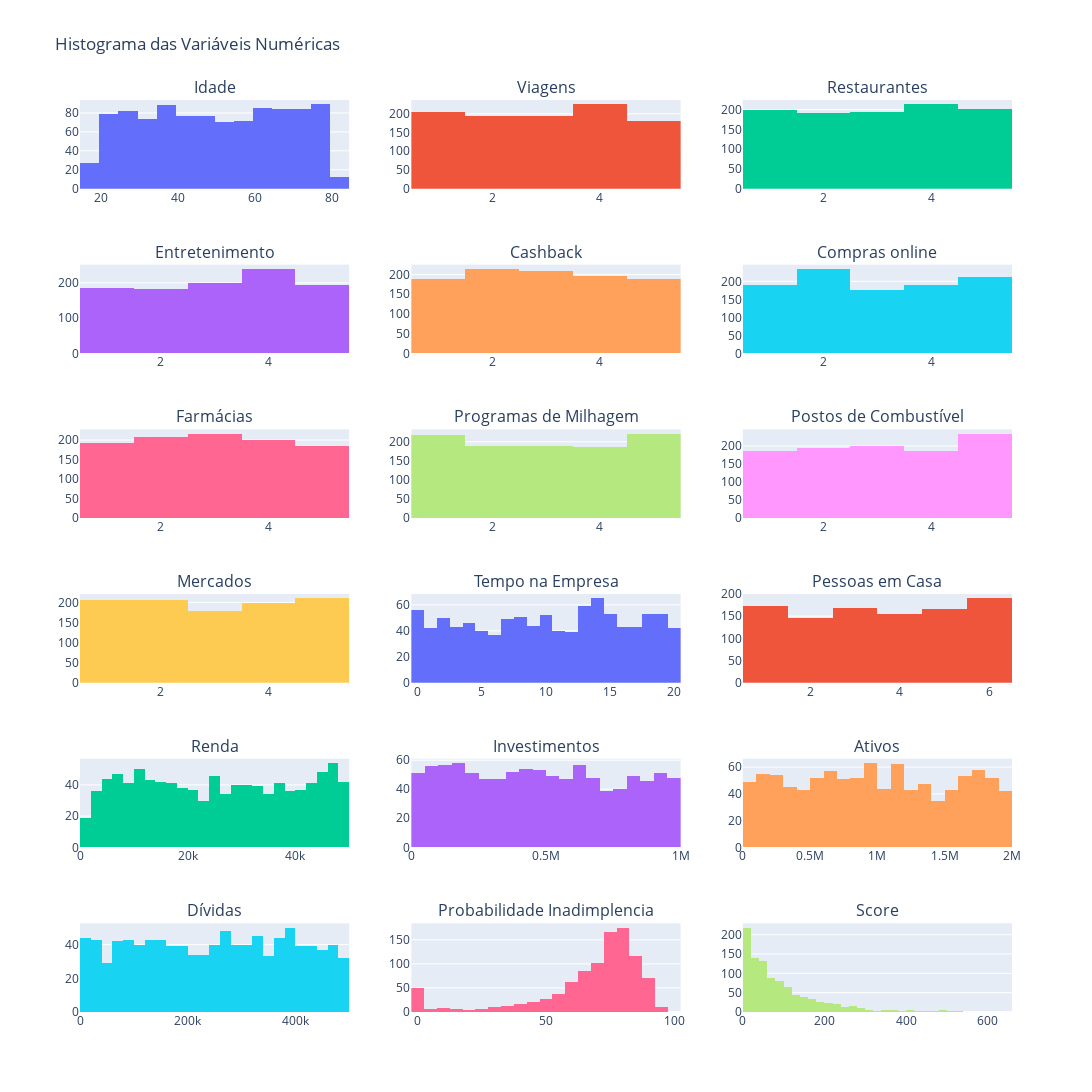

Notebook cell for this chart:
### Markdown cell above
### Apresentar histograma das variáveis numéricas

### Code cell
# Número de colunas desejadas
num_cols = 3

# Calcular o número de linhas necessárias
num_rows = math.ceil(len(num_vars) / num_cols)

# Criar subplots
fig = make_subplots(rows=num_rows, cols=num_cols, subplot_titles=num_vars)

# Adicionar histogramas para cada variável numérica
for i, var in enumerate(num_vars):
  row = (i // num_cols) + 1
  col = (i % num_cols) + 1
  fig.add_trace(
    go.Histogram(x=df_clientes[var], name=var),
    row=row, col=col
  )

# Atualizar layout
# Atualizar layout para remover a legenda
fig.update_layout(
  height=300*num_rows,
  width=1200,
  title_text="Histograma das Variáveis Numéricas",
  showlegend=False,
)

fig.show()

### Figure 1 — Plotly figure (JSON) as saved in the notebook; plotly's stock layout.template omitted (floating-point values rounded to 4 significant figures; data arrays with more than 128 entries replaced by an {"elided": "..."} marker saying what was removed)
{"data": [{"name": "Idade", "type": "histogram", "x": {"elided": "1000 int values"}, "xaxis": "x", "yaxis": "y"}, {"name": "Viagens", "type": "histogram", "x": {"elided": "1000 int values"}, "xaxis": "x2", "yaxis": "y2"}, {"name": "Restaurantes", "type": "histogram", "x": {"elided": "1000 int values"}, "xaxis": "x3", "yaxis": "y3"}, {"name": "Entretenimento", "type": "histogram", "x": {"elided": "1000 int values"}, "xaxis": "x4", "yaxis": "y4"}, {"name": "Cashback", "type": "histogram", "x": {"elided": "1000 int values"}, "xaxis": "x5", "yaxis": "y5"}, {"name": "Compras online", "type": "histogram", "x": {"elided": "1000 int values"}, "xaxis": "x6", "yaxis": "y6"}, {"name": "Farmácias", "type": "histogram", "x": {"elided": "1000 int values"}, "xaxis": "x7", "yaxis": "y7"}, {"name": "Programas de Milhagem", "type": "histogram", "x": {"elided": "1000 int values"}, "xaxis": "x8", "yaxis": "y8"}, {"name": "Postos de Combustível", "type": "histogram", "x": {"elided": "1000 int values"}, "xaxis": "x9", "yaxis": "y9"}, {"name": "Mercados", "type": "histogram", "x": {"elided": "1000 int values"}, "xaxis": "x10", "yaxis": "y10"}, {"name": "Tempo na Empresa", "type": "histogram", "x": {"elided": "1000 int values"}, "xaxis": "x11", "yaxis": "y11"}, {"name": "Pessoas em Casa", "type": "histogram", "x": {"elided": "1000 int values"}, "xaxis": "x12", "yaxis": "y12"}, {"name": "Renda", "type": "histogram", "x": {"elided": "1000 int values"}, "xaxis": "x13", "yaxis": "y13"}, {"name": "Investimentos", "type": "histogram", "x": {"elided": "1000 int values"}, "xaxis": "x14", "yaxis": "y14"}, {"name": "Ativos", "type": "histogram", "x": {"elided": "1000 int values"}, "xaxis": "x15", "yaxis": "y15"}, {"name": "Dívidas", "type": "histogram", "x": {"elided": "1000 int values"}, "xaxis": "x16", "yaxis": "y16"}, {"name": "Probabilidade Inadimplencia", "type": "histogram", "x": {"elided": "1000 float values"}, "xaxis": "x17", "yaxis": "y17"}, {"name": "Score", "type": "histogram", "x": {"elided": "1000 int values"}, "xaxis": "x18", "yaxis": "y18"}], "layout": {"annotations": [{"font": {"size": 16}, "showarrow": false, "text": "Idade", "x": 0.1444, "xanchor": "center", "xref": "paper", "y": 1.0, "yanchor": "bottom", "yref": "paper"}, {"font": {"size": 16}, "showarrow": false, "text": "Viagens", "x": 0.5, "xanchor": "center", "xref": "paper", "y": 1.0, "yanchor": "bottom", "yref": "paper"}, {"font": {"size": 16}, "showarrow": false, "text": "Restaurantes", "x": 0.8556, "xanchor": "center", "xref": "paper", "y": 1.0, "yanchor": "bottom", "yref": "paper"}, {"font": {"size": 16}, "showarrow": false, "text": "Entretenimento", "x": 0.1444, "xanchor": "center", "xref": "paper", "y": 0.8194, "yanchor": "bottom", "yref": "paper"}, {"font": {"size": 16}, "showarrow": false, "text": "Cashback", "x": 0.5, "xanchor": "center", "xref": "paper", "y": 0.8194, "yanchor": "bottom", "yref": "paper"}, {"font": {"size": 16}, "showarrow": false, "text": "Compras online", "x": 0.8556, "xanchor": "center", "xref": "paper", "y": 0.8194, "yanchor": "bottom", "yref": "paper"}, {"font": {"size": 16}, "showarrow": false, "text": "Farmácias", "x": 0.1444, "xanchor": "center", "xref": "paper", "y": 0.6389, "yanchor": "bottom", "yref": "paper"}, {"font": {"size": 16}, "showarrow": false, "text": "Programas de Milhagem", "x": 0.5, "xanchor": "center", "xref": "paper", "y": 0.6389, "yanchor": "bottom", "yref": "paper"}, {"font": {"size": 16}, "showarrow": false, "text": "Postos de Combustível", "x": 0.8556, "xanchor": "center", "xref": "paper", "y": 0.6389, "yanchor": "bottom", "yref": "paper"}, {"font": {"size": 16}, "showarrow": false, "text": "Mercados", "x": 0.1444, "xanchor": "center", "xref": "paper", "y": 0.4583, "yanchor": "bottom", "yref": "paper"}, {"font": {"size": 16}, "showarrow": false, "text": "Tempo na Empresa", "x": 0.5, "xanchor": "center", "xref": "paper", "y": 0.4583, "yanchor": "bottom", "yref": "paper"}, {"font": {"size": 16}, "showarrow": false, "text": "Pessoas em Casa", "x": 0.8556, "xanchor": "center", "xref": "paper", "y": 0.4583, "yanchor": "bottom", "yref": "paper"}, {"font": {"size": 16}, "showarrow": false, "text": "Renda", "x": 0.1444, "xanchor": "center", "xref": "paper", "y": 0.2778, "yanchor": "bottom", "yref": "paper"}, {"font": {"size": 16}, "showarrow": false, "text": "Investimentos", "x": 0.5, "xanchor": "center", "xref": "paper", "y": 0.2778, "yanchor": "bottom", "yref": "paper"}, {"font": {"size": 16}, "showarrow": false, "text": "Ativos", "x": 0.8556, "xanchor": "center", "xref": "paper", "y": 0.2778, "yanchor": "bottom", "yref": "paper"}, {"font": {"size": 16}, "showarrow": false, "text": "Dívidas", "x": 0.1444, "xanchor": "center", "xref": "paper", "y": 0.09722, "yanchor": "bottom", "yref": "paper"}, {"font": {"size": 16}, "showarrow": false, "text": "Probabilidade Inadimplencia", "x": 0.5, "xanchor": "center", "xref": "paper", "y": 0.09722, "yanchor": "bottom", "yref": "paper"}, {"font": {"size": 16}, "showarrow": false, "text": "Score", "x": 0.8556, "xanchor": "center", "xref": "paper", "y": 0.09722, "yanchor": "bottom", "yref": "paper"}], "height": 1800, "showlegend": false, "title": {"text": "Histograma das Variáveis Numéricas"}, "width": 1200, "xaxis": {"anchor": "y", "domain": [0, 0.2889]}, "xaxis10": {"anchor": "y10", "domain": [0, 0.2889]}, "xaxis11": {"anchor": "y11", "domain": [0.3556, 0.6444]}, "xaxis12": {"anchor": "y12", "domain": [0.7111, 1]}, "xaxis13": {"anchor": "y13", "domain": [0, 0.2889]}, "xaxis14": {"anchor": "y14", "domain": [0.3556, 0.6444]}, "xaxis15": {"anchor": "y15", "domain": [0.7111, 1]}, "xaxis16": {"anchor": "y16", "domain": [0, 0.2889]}, "xaxis17": {"anchor": "y17", "domain": [0.3556, 0.6444]}, "xaxis18": {"anchor": "y18", "domain": [0.7111, 1]}, "xaxis2": {"anchor": "y2", "domain": [0.3556, 0.6444]}, "xaxis3": {"anchor": "y3", "domain": [0.7111, 1]}, "xaxis4": {"anchor": "y4", "domain": [0, 0.2889]}, "xaxis5": {"anchor": "y5", "domain": [0.3556, 0.6444]}, "xaxis6": {"anchor": "y6", "domain": [0.7111, 1]}, "xaxis7": {"anchor": "y7", "domain": [0, 0.2889]}, "xaxis8": {"anchor": "y8", "domain": [0.3556, 0.6444]}, "xaxis9": {"anchor": "y9", "domain": [0.7111, 1]}, "yaxis": {"anchor": "x", "domain": [0.9028, 1.0]}, "yaxis10": {"anchor": "x10", "domain": [0.3611, 0.4583]}, "yaxis11": {"anchor": "x11", "domain": [0.3611, 0.4583]}, "yaxis12": {"anchor": "x12", "domain": [0.3611, 0.4583]}, "yaxis13": {"anchor": "x13", "domain": [0.1806, 0.2778]}, "yaxis14": {"anchor": "x14", "domain": [0.1806, 0.2778]}, "yaxis15": {"anchor": "x15", "domain": [0.1806, 0.2778]}, "yaxis16": {"anchor": "x16", "domain": [0, 0.09722]}, "yaxis17": {"anchor": "x17", "domain": [0, 0.09722]}, "yaxis18": {"anchor": "x18", "domain": [0, 0.09722]}, "yaxis2": {"anchor": "x2", "domain": [0.9028, 1.0]}, "yaxis3": {"anchor": "x3", "domain": [0.9028, 1.0]}, "yaxis4": {"anchor": "x4", "domain": [0.7222, 0.8194]}, "yaxis5": {"anchor": "x5", "domain": [0.7222, 0.8194]}, "yaxis6": {"anchor": "x6", "domain": [0.7222, 0.8194]}, "yaxis7": {"anchor": "x7", "domain": [0.5417, 0.6389]}, "yaxis8": {"anchor": "x8", "domain": [0.5417, 0.6389]}, "yaxis9": {"anchor": "x9", "domain": [0.5417, 0.6389]}}}
